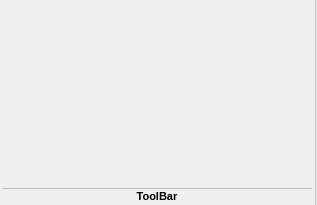
<?xml version="1.0" encoding="UTF-8"?>
<ui version="4.0">
 <class>RibbonButtonGroup</class>
 <widget class="QWidget" name="RibbonButtonGroup">
  <property name="geometry">
   <rect>
    <x>0</x>
    <y>0</y>
    <width>317</width>
    <height>205</height>
   </rect>
  </property>
  <property name="windowTitle">
   <string>Form</string>
  </property>
  <layout class="QGridLayout" name="gridLayout">
   <property name="leftMargin">
    <number>0</number>
   </property>
   <property name="topMargin">
    <number>0</number>
   </property>
   <property name="rightMargin">
    <number>0</number>
   </property>
   <property name="bottomMargin">
    <number>0</number>
   </property>
   <property name="spacing">
    <number>0</number>
   </property>
   <item row="0" column="0">
    <layout class="QVBoxLayout" name="verticalLayout" stretch="1,0,0">
     <property name="spacing">
      <number>0</number>
     </property>
     <property name="leftMargin">
      <number>2</number>
     </property>
     <property name="topMargin">
      <number>2</number>
     </property>
     <property name="rightMargin">
      <number>2</number>
     </property>
     <property name="bottomMargin">
      <number>2</number>
     </property>
     <item>
      <layout class="QHBoxLayout" name="horizontalLayout">
       <property name="spacing">
        <number>0</number>
       </property>
       <property name="sizeConstraint">
        <enum>QLayout::SetMaximumSize</enum>
       </property>
      </layout>
     </item>
     <item>
      <widget class="Line" name="horizontalLine">
       <property name="styleSheet">
        <string notr="true">color: #c0c0c0;</string>
       </property>
       <property name="frameShadow">
        <enum>QFrame::Plain</enum>
       </property>
       <property name="orientation">
        <enum>Qt::Horizontal</enum>
       </property>
      </widget>
     </item>
     <item>
      <widget class="QLabel" name="label">
       <property name="sizePolicy">
        <sizepolicy hsizetype="Preferred" vsizetype="Minimum">
         <horstretch>0</horstretch>
         <verstretch>0</verstretch>
        </sizepolicy>
       </property>
       <property name="font">
        <font>
         <pointsize>8</pointsize>
         <weight>75</weight>
         <bold>true</bold>
        </font>
       </property>
       <property name="text">
        <string>ToolBar</string>
       </property>
       <property name="alignment">
        <set>Qt::AlignCenter</set>
       </property>
      </widget>
     </item>
    </layout>
   </item>
   <item row="0" column="1">
    <widget class="Line" name="verticalLine">
     <property name="styleSheet">
      <string notr="true">color: #c0c0c0;</string>
     </property>
     <property name="frameShadow">
      <enum>QFrame::Plain</enum>
     </property>
     <property name="orientation">
      <enum>Qt::Vertical</enum>
     </property>
    </widget>
   </item>
  </layout>
 </widget>
 <resources/>
 <connections/>
</ui>
